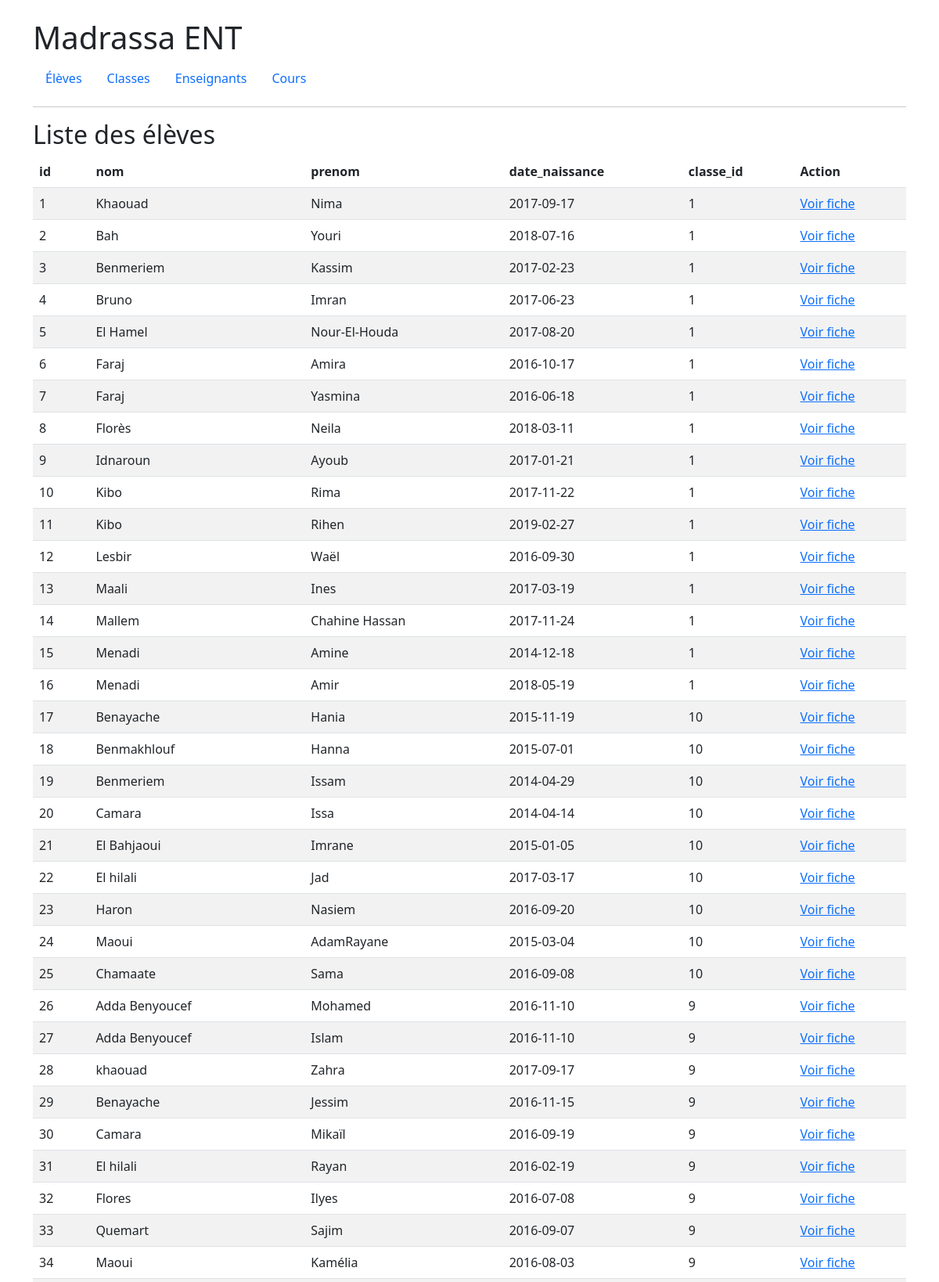
Screenshot of /eleves (upper part) with the database file from the repository.
### tables this page shows
CREATE TABLE eleves (
    id INT PRIMARY KEY,
    nom VARCHAR(100),
    prenom VARCHAR(100),
    date_naissance DATE,
    classe_id INT,
    FOREIGN KEY (classe_id) REFERENCES classes(id)
);

### app.py (the view)
@app.route('/eleves')
def eleves():
    cursor = get_db().execute("SELECT * FROM eleves")
    data = cursor.fetchall()
    return render_template('eleves.html', eleves=data)

### app.py (called while the page is built)
def get_db():
    if 'db' not in g:
        g.db = sqlite3.connect(DATABASE)
        g.db.row_factory = sqlite3.Row
    return g.db

### templates/eleves.html
{% extends "base.html" %}
{% block content %}
<h2>Liste des élèves</h2>
<table class="table table-striped">
  <thead>
    {% if eleves %}
      <tr>
        {% for col in eleves[0].keys() %}
          <th>{{ col }}</th>
        {% endfor %}
        <th>Action</th>
      </tr>
    {% else %}
      <tr><th colspan="99">Aucun élève enregistré.</th></tr>
    {% endif %}
  </thead>
  <tbody>
    {% for row in eleves %}
      <tr>
        {% for col in row.keys() %}
          <td>{{ row[col] }}</td>
        {% endfor %}
        <td><a href="{{ url_for('fiche_eleve', eleve_id=row['id']) }}">Voir fiche</a></td>
      </tr>
    {% endfor %}
  </tbody>
</table>
{% endblock %}

### rows the page displays
eleves: id "1" "Khaouad" "Nima" "2017-09-17" "1"
eleves: id "2" "Bah" "Youri" "2018-07-16" "1"
eleves: id "3" "Benmeriem" "Kassim" "2017-02-23" "1"
eleves: id "4" "Bruno" "Imran" "2017-06-23" "1"
eleves: id "5" "El Hamel" "Nour-El-Houda" "2017-08-20" "1"
eleves: id "6" "Faraj" "Amira" "2016-10-17" "1"
eleves: id "7" "Faraj" "Yasmina" "2016-06-18" "1"
eleves: id "8" "Florès" "Neila" "2018-03-11" "1"
eleves: id "9" "Idnaroun" "Ayoub" "2017-01-21" "1"
eleves: id "10" "Kibo" "Rima" "2017-11-22" "1"
eleves: id "11" "Kibo" "Rihen" "2019-02-27" "1"
eleves: id "12" "Lesbir" "Waël" "2016-09-30" "1"
eleves: id "13" "Maali" "Ines" "2017-03-19" "1"
eleves: id "14" "Mallem" "Chahine Hassan" "2017-11-24" "1"
eleves: id "15" "Menadi" "Amine" "2014-12-18" "1"
eleves: id "16" "Menadi" "Amir" "2018-05-19" "1"
eleves: id "17" "Benayache" "Hania" "2015-11-19" "10"
eleves: id "18" "Benmakhlouf" "Hanna" "2015-07-01" "10"
eleves: id "19" "Benmeriem" "Issam" "2014-04-29" "10"
eleves: id "20" "Camara" "Issa" "2014-04-14" "10"
eleves: id "21" "El Bahjaoui" "Imrane" "2015-01-05" "10"
eleves: id "22" "El hilali" "Jad" "2017-03-17" "10"
eleves: id "23" "Haron" "Nasiem" "2016-09-20" "10"
eleves: id "24" "Maoui" "AdamRayane" "2015-03-04" "10"
eleves: id "25" "Chamaate" "Sama" "2016-09-08" "10"
eleves: id "26" "Adda Benyoucef" "Mohamed" "2016-11-10" "9"
eleves: id "27" "Adda Benyoucef" "Islam" "2016-11-10" "9"
eleves: id "28" "khaouad" "Zahra" "2017-09-17" "9"
eleves: id "29" "Benayache" "Jessim" "2016-11-15" "9"
eleves: id "30" "Camara" "Mikaïl" "2016-09-19" "9"
eleves: id "31" "El hilali" "Rayan" "2016-02-19" "9"
eleves: id "32" "Flores" "Ilyes" "2016-07-08" "9"
eleves: id "33" "Quemart" "Sajim" "2016-09-07" "9"
eleves: id "34" "Maoui" "Kamélia" "2016-08-03" "9"

### other values shown
{{ col }} "id" "nom" "prenom" "date_naissance" "classe_id"
